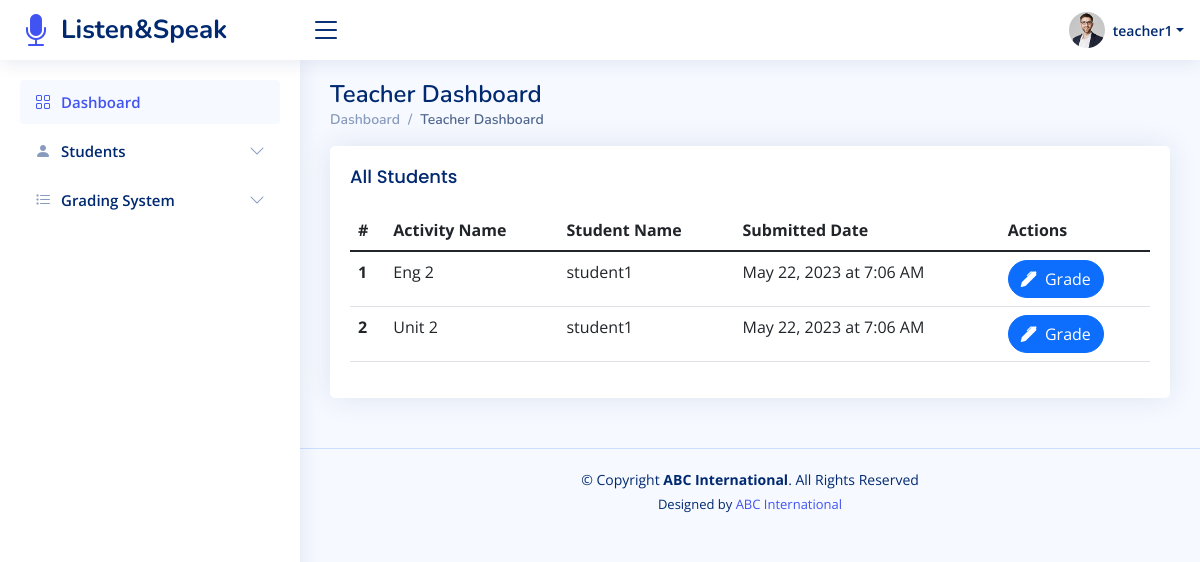
Screenshot of /teacher/pendingSolutions/index.php (signed in) with the database file from the repository.
### tables this page shows
CREATE TABLE `audio_responses` (
  `response_id` int(11) NOT NULL,
  `unit_id` int(11) DEFAULT NULL,
  `student_id` int(11) DEFAULT NULL,
  `teacher_id` int(11) DEFAULT NULL,
  `audio_url` varchar(255) DEFAULT NULL,
  `status` enum('Pending','Approved','Rejected') DEFAULT 'Pending',
  `percentage` int(100) DEFAULT NULL,
  `teacher_audio` varchar(1000) DEFAULT NULL,
  `date_time` timestamp NULL DEFAULT current_timestamp()
);

CREATE TABLE `units` (
  `unit_id` int(11) NOT NULL,
  `unit_name` varchar(255) NOT NULL,
  `subject_id` int(11) DEFAULT NULL,
  `content` text DEFAULT NULL,
  `file` varchar(100) DEFAULT NULL,
  `type` varchar(100) NOT NULL DEFAULT 'Lesson',
  `link` varchar(100) DEFAULT NULL,
  `status` enum('Pass','Fail','Pending') DEFAULT NULL
);

CREATE TABLE `users` (
  `user_id` int(11) NOT NULL,
  `pic` varchar(100) NOT NULL DEFAULT 'default.jpg',
  `email` varchar(100) NOT NULL,
  `user_type` enum('Admin','Student','Teacher') NOT NULL,
  `fullName` varchar(255) NOT NULL,
  `pass` varchar(255) NOT NULL,
  `address` text DEFAULT NULL,
  `phone` varchar(100) DEFAULT NULL,
  `country` varchar(100) DEFAULT NULL
);

### teacher/pendingSolutions/index.php (the view, shortened to what this page needs)
<?php
function dateTime($dateString){
    $dateTime = new DateTime($dateString);
    return $dateTime->format('F j, Y \a\t g:i A');
}
?>
<!DOCTYPE html>
<html lang="en">
<?php $title = "Teacher Dashboard"; $path = '../../'; require_once '../../app/head.php'; ?>
<body>
<?php require_once '../../app/top_bar.php'; ?>
<?php require_once '../../app/teacher_side_bar.php'; ?>
<main id="main" class="main">
    <div class="pagetitle">
        <h1><?= $title ?></h1>
        <nav>
            <ol class="breadcrumb">
                <li class="breadcrumb-item"><a href="./">Dashboard</a></li>
                <li class="breadcrumb-item active"><?= $title ?></li>
            </ol>
        </nav>
    </div>
    <section class="section dashboard">
        <div class="row">
            <div class="col-lg-12">
                <div class="card">
                    <div class="card-body">
                        <h5 class="card-title">All Students</h5>
                        <table class="table datatable">
                            <thead>
                            <tr>
                                <th scope="col">#</th>
                                <th scope="col">Activity Name</th>
                                <th scope="col">Student Name</th>
                                <th scope="col">Submitted Date</th>
                                <th scope="col">Actions</th>
                            </tr>
                            </thead>
                            <tbody>
                            <?php
                            $uid = $_SESSION["id"];
                            $s = "SELECT DISTINCT audio_responses.response_id, audio_responses.date_time, units.unit_name, users.fullName AS student_name, teachers.fullName AS teacher_name, audio_responses.audio_url, audio_responses.status
                                    FROM audio_responses
                                    JOIN units ON audio_responses.unit_id = units.unit_id
                                    JOIN users ON audio_responses.student_id = users.user_id AND users.user_type = 'Student'
                                    JOIN teacher_courses ON audio_responses.teacher_id = teacher_courses.teacher_id
                                    JOIN users AS teachers ON teacher_courses.teacher_id = teachers.user_id
                                    WHERE audio_responses.teacher_id = $uid";
                            $res = mysqli_query($GLOBALS['con'], $s);
                            if(mysqli_num_rows($res)){
                                $count = 1;
                                while ($row = mysqli_fetch_array($res)){
                                    ?>
                                    <tr>
                                        <th scope="row"><?=$count++?></th>
                                        <td><?=$row['unit_name']?></td>
                                        <td><?=$row['student_name']?></td>
                                        <td><?=dateTime($row["date_time"])?></td>
                                        <td>
                                            <a href="../marking/index.php?id=<?=$row["response_id"]?>" class="btn btn-primary rounded-pill">
                                                <i class="bi bi-pen-fill me-1"></i>
                                                Grade
                                            </a>
                                        </td>
                                    </tr>
                                    <?php
                                } }
                            ?>
                            </tbody>
                        </table>
                    </div>
                </div>
            </div>
        </div>
    </section>
</main>
<?php require_once '../../app/footer.php'; ?>
</body>
</html>

### assets/css/style.css (style rules this page uses)
:root { scroll-behavior: smooth; }
body { font-family: "Open Sans", sans-serif; background: #f6f9ff; color: #444444; }
a { color: #4154f1; text-decoration: none; }
h1, h2, h3, h4, h5, h6 { font-family: "Nunito", sans-serif; }
#main { margin-top: 60px; padding: 20px 30px; transition: all 0.3s; }
.pagetitle { margin-bottom: 10px; }
.pagetitle h1 { font-size: 24px; margin-bottom: 0; font-weight: 600; color: #012970; }
.card { margin-bottom: 30px; border: none; border-radius: 5px; box-shadow: 0px 0 30px rgba(1, 41, 112, 0.1); overflow: hidden; }
.card-title { padding: 20px 0 15px 0; font-size: 18px; font-weight: 500; color: #012970; font-family: "Poppins", sans-serif; }
.card-body { padding: 0 20px 20px 20px; }
.breadcrumb { font-size: 14px; font-family: "Nunito", sans-serif; color: #899bbd; font-weight: 600; }
.breadcrumb a { color: #899bbd; transition: 0.3s; }
.breadcrumb .breadcrumb-item::before { color: #899bbd; }
.breadcrumb .active { color: #51678f; font-weight: 600; }
@media (min-width: 1200px) { #main, #footer { margin-left: 300px; } }

### rows the page displays
audio_responses: unit.unit_name "Eng 2", users.fullName "student1", date_time "May 22, 2023 at 7:06 AM"
audio_responses: unit.unit_name "Unit 2", users.fullName "student1", date_time "May 22, 2023 at 7:06 AM"

### other values shown
$_SESSION["fullName"] "teacher1"
$title "Teacher Dashboard"
